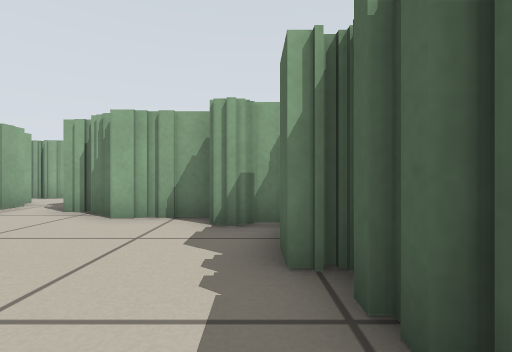
View 1 (above)

21 first-person views from a walk through a robot-simulator world made for Stage. The camera is 0.39 m above the floor, looks level and sees 85° across. The lines on the ground mark 1 m squares. The floor is counted in squares, 0.5 m on a side. Each view is taken from the middle of a square. On the plan, view 1 faces up. The plan holds only what a view shows up to about 10 squares ahead; the rest is blank. The place goes on beyond the plan. Robots are left out.

View 2
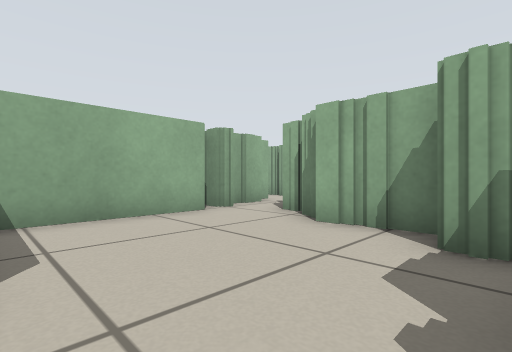

View 3
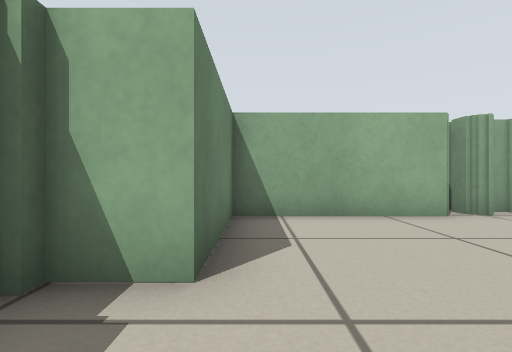

View 4
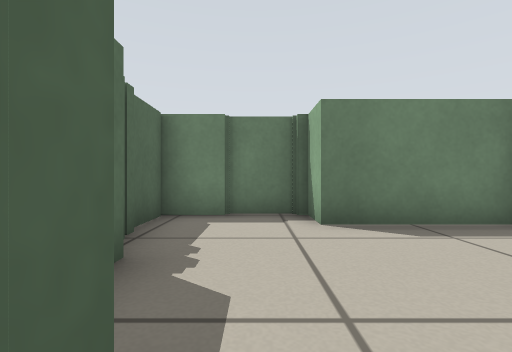

View 5
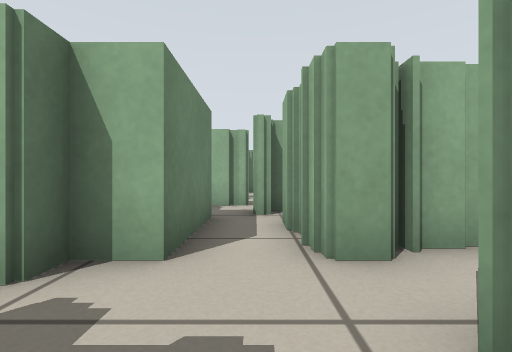

View 6
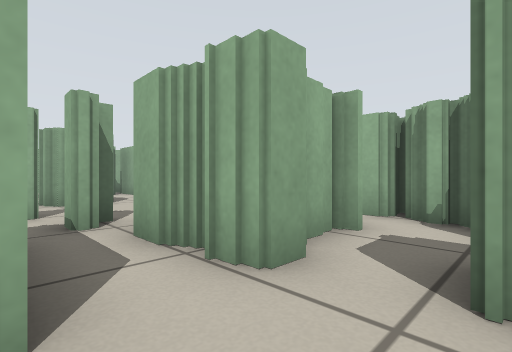

View 7
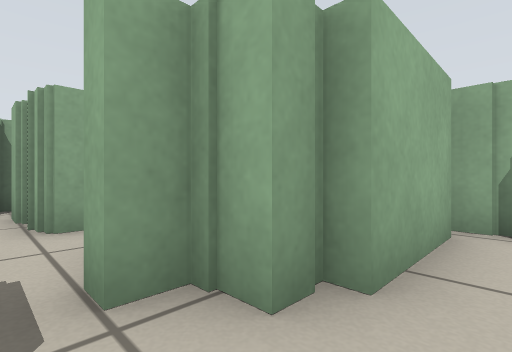

View 8
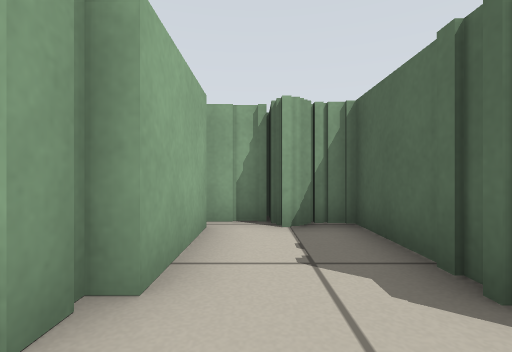

View 9
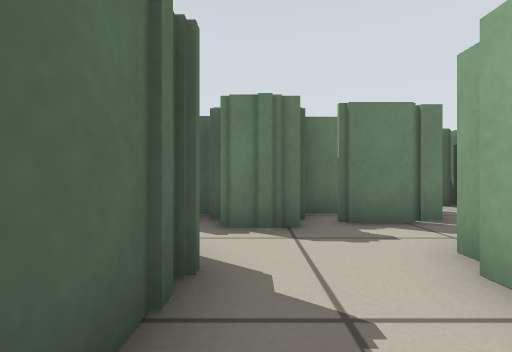

View 10
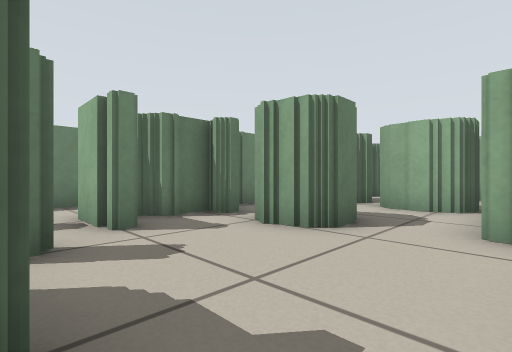

View 11
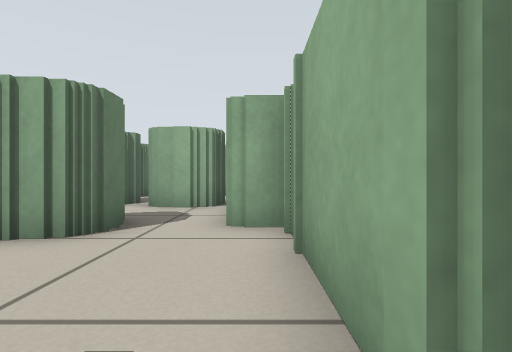

View 12
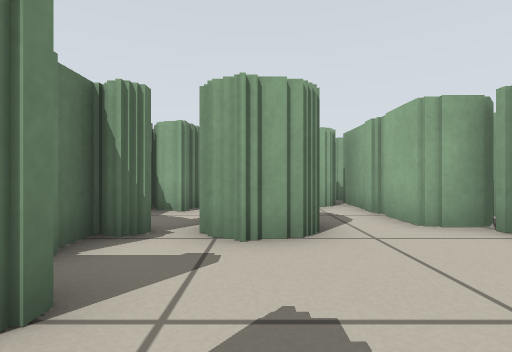

View 13
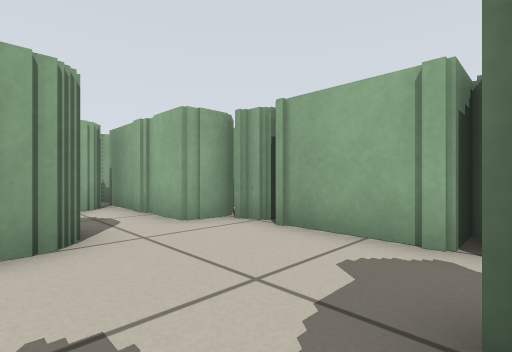

View 14
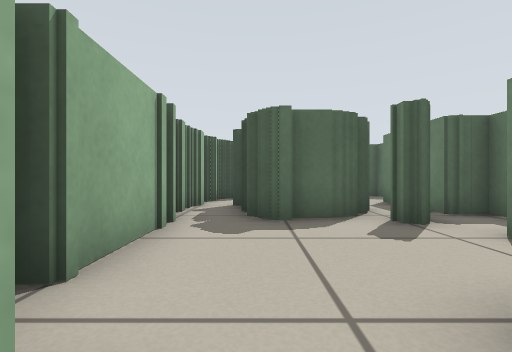

View 15
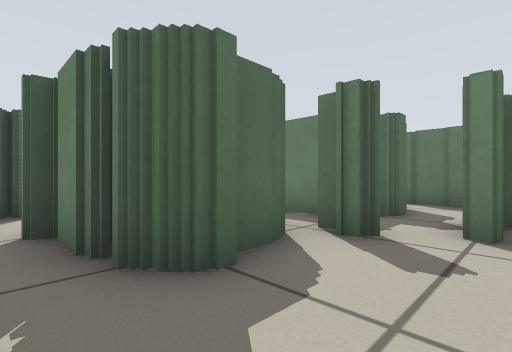

View 16
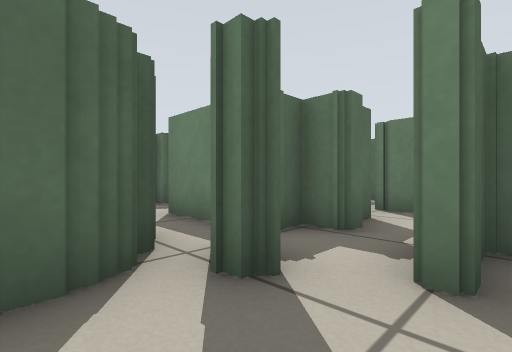

View 17
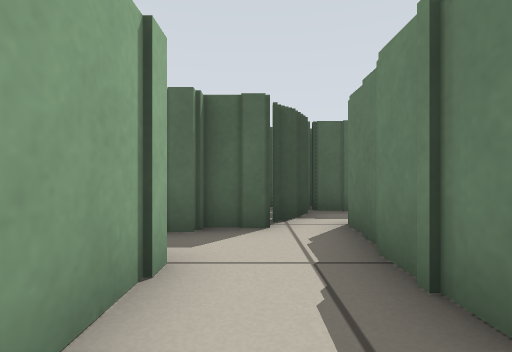

View 18
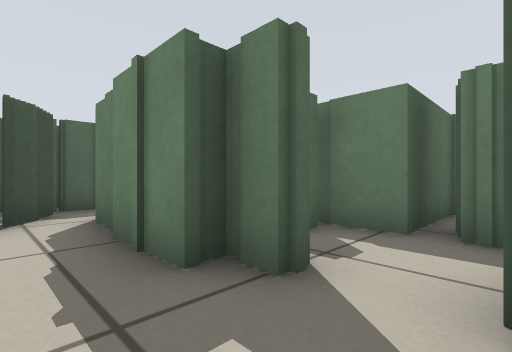

View 19
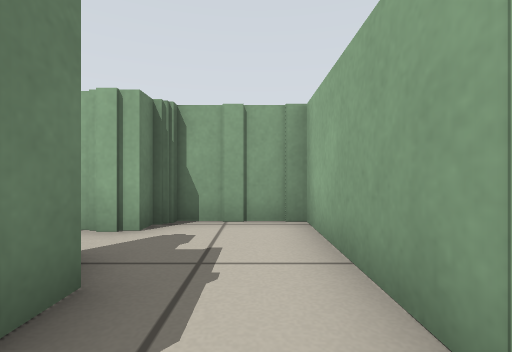

View 20
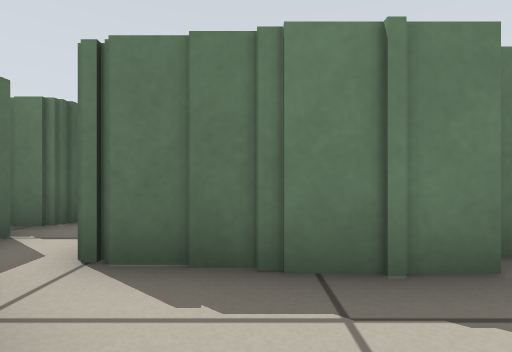

View 21
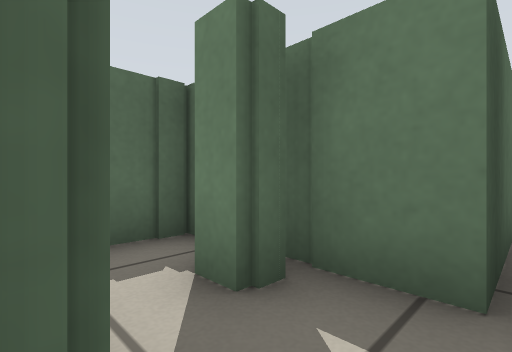

### Floor plan
Key: @ floor where view 1 was taken; # wall or solid block; x gap in a wall; . floor.
Columns run from 18 left of view 1 to 1 right of it. Each row starts with its distance up from view 1.
 14    ########### ####
 13  ####........###..#
 12 ##......####.###..#
 11 ##......####.# #..#
 10 #..##....###.###..#
  9 #...x...#........##
  8 ###.###..###..#####
  7  ######.#####.#####
  6   #.....#####.#####
  5   #..##...###.....#
  4   ##.####.###......
  3    #..###...#......#
  2    #### #####......#
  1             #......#
  0             #####.@#
 -1                 ####

Where each view was taken, in squares from view 1:
view 1: 0 up, 0 right, facing up
view 2: 1 up, 0 right, facing up-left
view 3: 1 up, 0 right, facing left
view 4: 5 up, 1 left, facing down
view 5: 9 up, 4 left, facing left
view 6: 8 up, 5 left, facing up-left
view 7: 9 up, 2 left, facing up-left
view 8: 9 up, 2 left, facing up
view 9: 13 up, 1 left, facing down
view 10: 13 up, 10 left, facing down-left
view 11: 13 up, 10 left, facing left
view 12: 10 up, 10 left, facing left
view 13: 10 up, 10 left, facing up-left
view 14: 12 up, 15 left, facing right
view 15: 13 up, 12 left, facing down-right
view 16: 11 up, 12 left, facing down-right
view 17: 6 up, 14 left, facing right
view 18: 6 up, 15 left, facing down-right
view 19: 6 up, 11 left, facing left
view 20: 7 up, 11 left, facing down
view 21: 4 up, 14 left, facing down-right
